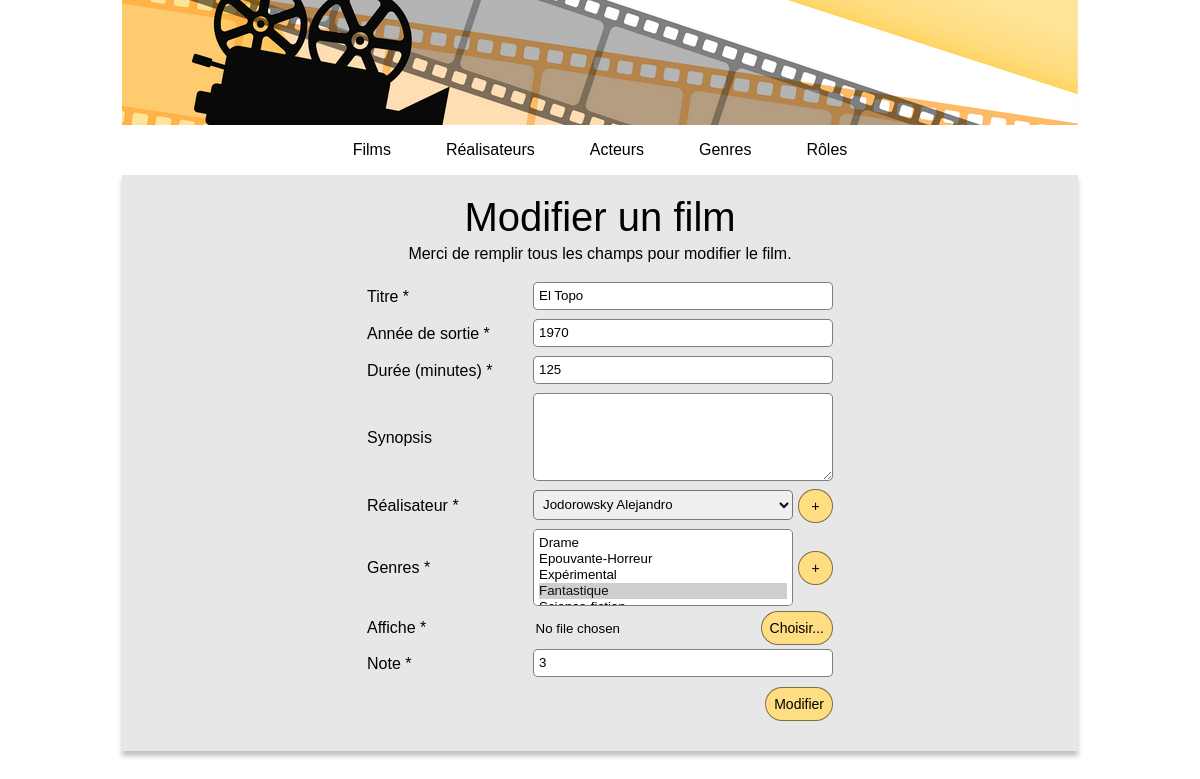
The page /index.php?action=formEditFilm&id=3 on the database as committed earlier.
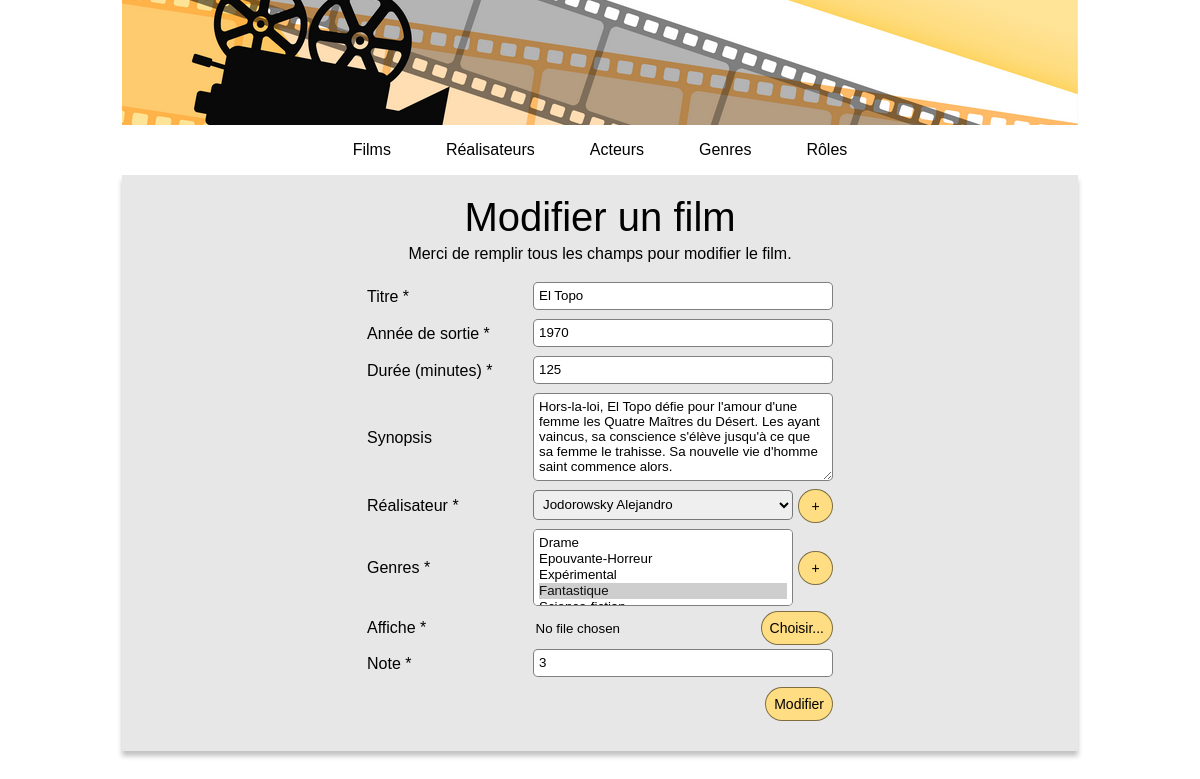
The same page on the database as committed later.
### tables this page shows
CREATE TABLE IF NOT EXISTS `film` (
  `id_film` int NOT NULL AUTO_INCREMENT,
  `titre_film` varchar(50) NOT NULL,
  `anneeSortie_film` int NOT NULL,
  `duree_film` int NOT NULL,
  `synopsis_film` text,
  `note_film` int NOT NULL,
  `affiche_film` varchar(50) DEFAULT NULL,
  `id_realisateur` int NOT NULL,
  PRIMARY KEY (`id_film`),
  KEY `id_realisateur` (`id_realisateur`),
  CONSTRAINT `film_ibfk_1` FOREIGN KEY (`id_realisateur`) REFERENCES `realisateur` (`id_realisateur`)
);

### model/Connect.php (called while the page is built, shortened)
<?php
abstract class Connect
{
    public static function seConnecter()
    {
        try
        {
            return new \PDO("mysql:host=" . self::HOST . ";dbname=" . self::DB . ";charset=utf8", self::USER, self::PASS);
        }
        catch (\PDOException $ex)
        {
            return $ex->getMessage();
        }
    }
}

### view/formEditFilm.php (the view, shortened to what this page needs)
<?php ob_start();
$infosFilm = $film->fetch();
$infosGenresSelected = $genresSelected->fetchALL();
$genresFilm = [];
for ($i = 0; $i < count($infosGenresSelected); $i++) {
    $genresFilm[] = $infosGenresSelected[$i][0];
} ?>
<div class="main-box-titre bg">
    <h1>Modifier un film</h1>
    <p>Merci de remplir tous les champs pour modifier le film.</p>
    <form action="index.php?action=editFilm&id=<?= $infosFilm["id_film"] ?>" method="post" enctype="multipart/form-data">
        <div class=" form-group">
            <label for="titre">Titre *</label>
            <input type="text" id="titre" name="titre" value="<?= $infosFilm["titre_film"] ?>">
        </div>
        <div class=" form-group">
            <label for="annee">Année de sortie *</label>
            <input type="number" id="annee" name="annee" value="<?= $infosFilm["anneeSortie_film"] ?>">
        </div>
        <div class="form-group">
            <label for="duree">Durée (minutes) *</label>
            <input type="number" id="duree" name="duree" value="<?= $infosFilm["duree_film"] ?>">
        </div>
        <div class="form-group">
            <label for="synopsis">Synopsis</label>
            <textarea id="synopsis" name="synopsis" rows="5"><?= $infosFilm["synopsis_film"] ?></textarea>
        </div>
        <div class="form-group">
            <label for="realisateur">Réalisateur *</label>
            <select id="realisateur" name="realisateur" class="select-right">
                <?php
                foreach ($realisateurs->fetchALL() as $realisateur) {
                ?>
                    <option value="<?= $realisateur["id_realisateur"] ?>" <?= $infosFilm["id_realisateur"] == $realisateur["id_realisateur"] ? "selected" : "" ?>><?= $realisateur["realisateurFilm"] ?></option>
                <?php }
                ?>
            </select>
            <button type="bouton" class="button-round">
                <a href="index.php?action=formAddRealisateur">
                    +
                </a>
            </button>
        </div>
        <div class="form-group">
            <label for="genres">Genres *</label>
            <select id="genres" name="genres[]" class="select-right" multiple="multiple">
                <?php
                foreach ($genres->fetchALL() as $genre) {
                ?>
                    <option value="<?= $genre["id_genre_film"] ?>" <?= in_array($genre["id_genre_film"], $genresFilm) ? "selected" : "" ?>><?= $genre["libelle_genre_film"] ?></option>
                <?php }
                ?>
            </select>
            <button type="bouton" class="button-round">
                <a href="index.php?action=formAddGenre">
                    +
                </a>
            </button>
        </div>
        <div class="form-group">
            <label>Affiche *</label>
            <input type="file" id="affiche" name="affiche">
            <label for="affiche" class="affiche-upload">Choisir...</label>
        </div>
        <div class="form-group">
            <label for="note">Note *</label>
            <input type="number" id="note" name="note" min="0" max="5" value="<?= $infosFilm["note_film"] ?>">
        </div>
        <button type="submit" class="button-submit" name="submit">Modifier</button>
    </form>
</div>
<?php
require "view/template.php";

Rows that differ between the two databases and show on the page:
changed film "El Topo": synopsis (not shown) → "Hors-la-loi, El Topo défie pour l'amour d'une femme les Quatre Maîtres du Désert. Les ayant vaincus, sa conscience s'élève jusqu'à ce que sa femme le trahisse. Sa nouvelle vie d'homme saint commence alors."
